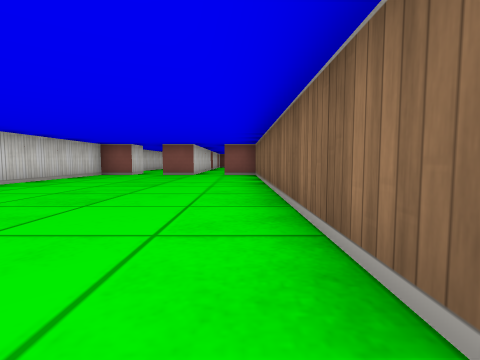
View 1 (above)

16 first-person views from a walk through a cub3D maze. The camera is about half as high as the walls, tilts 4° down and sees 85° across. The floor is counted in squares. Each view is taken from the middle of a square. On the plan, view 1 faces up. The plan holds only what a view shows up to about 9 squares ahead; the rest is blank.

View 2
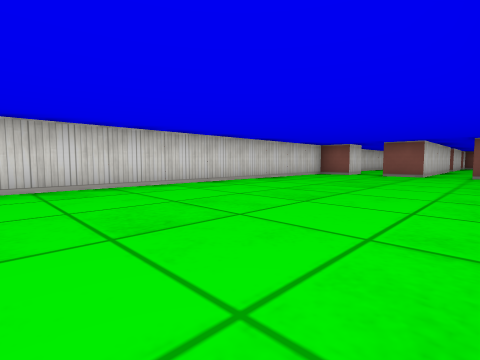

View 3
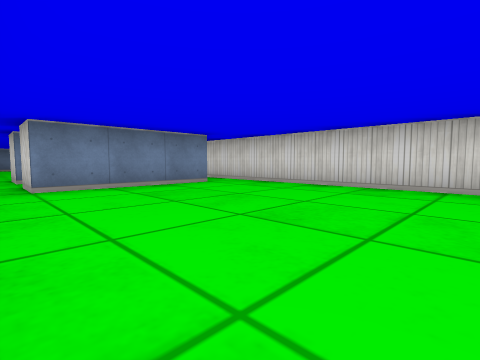

View 4
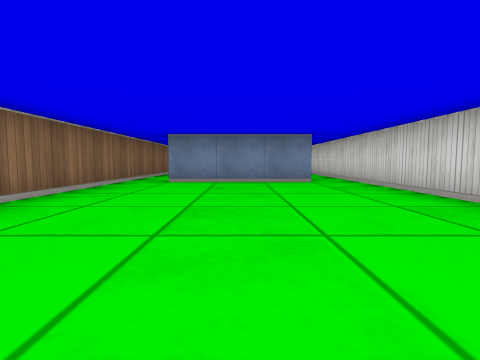

View 5
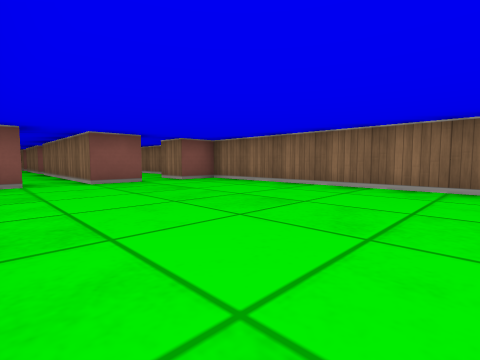

View 6
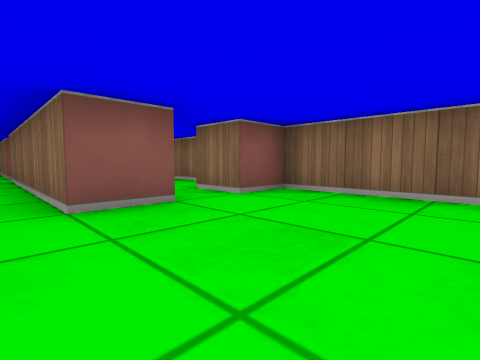

View 7
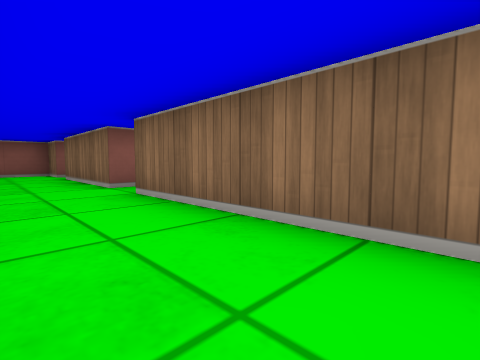

View 8
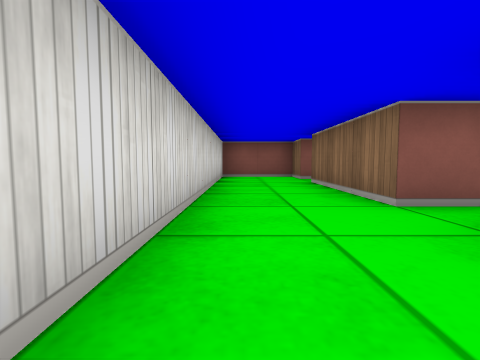

View 9
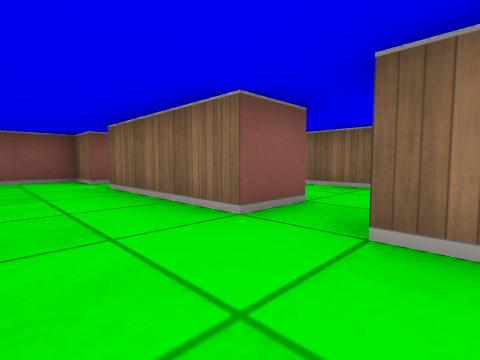

View 10
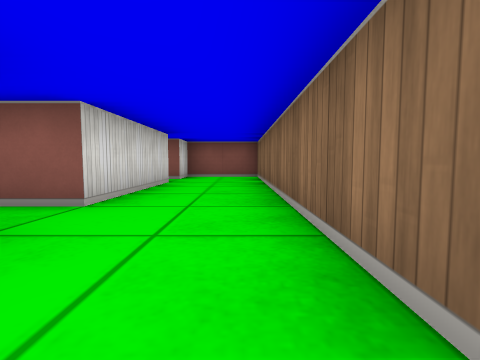

View 11
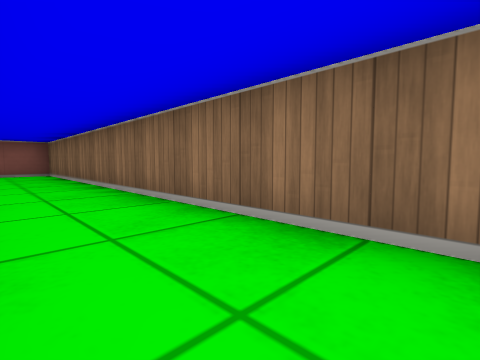

View 12
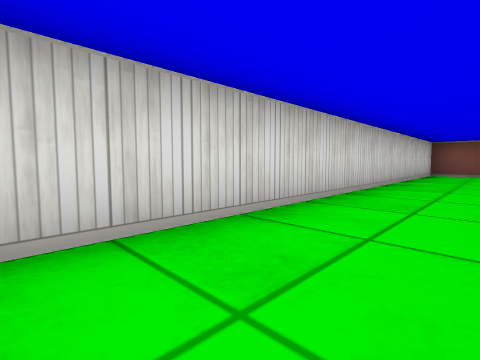

View 13
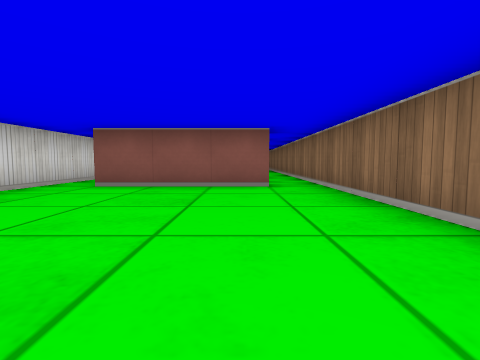

View 14
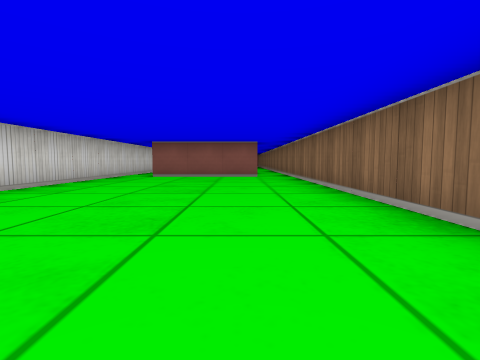

View 15
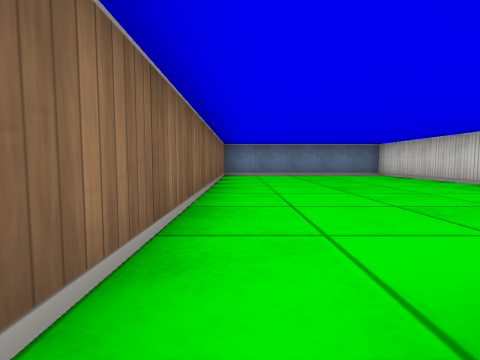

View 16
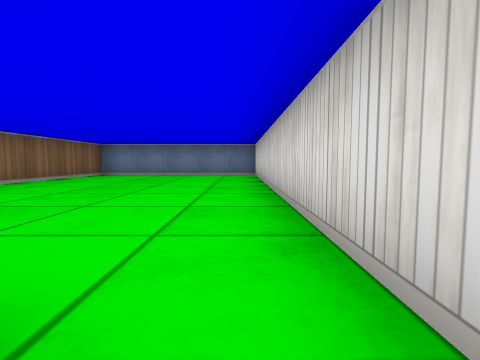

### Floor plan
Ten units are one square. View 1 is at (0, 0); x grows to the right and y downward. Boxes are objects, and circles mark ways between rooms. Rooms are numbered by the first view taken in them; rooms with no view inside come last. Other rooms are left out.
<svg viewBox="-50 -200 60 340">
<path fill="none" stroke="#000" d="M-36 25 -5 25M5 25 5 -85 -5 -85 -5 -95M-35 -92 -35 -85 -45 -85 -45 25M-15 -95 -15 -85 -25 -85 -25 -95M-15 -145 -25 -145 -25 -175M-15 -185 -25 -185 -25 -195 -45 -195 -45 -100M-25 -95 -25 -135M-15 -175 -15 -145M-15 -114 -15 -95M5 -100 5 -195 -15 -195 -15 -185M-5 55 -35 55M-45 55 -45 135 5 135 5 55M-5 45 -5 55M-5 25 -5 35M-45 25 -45 55M5 55 5 25"/>
<circle cx="-30" cy="-100" r="3" fill="#2a7"/>
<circle cx="-10" cy="-90" r="3" fill="#2a7"/>
<circle cx="-40" cy="30" r="3" fill="#2a7"/>
<circle cx="0" cy="30" r="3" fill="#2a7"/>
<circle cx="-20" cy="-140" r="3" fill="#2a7"/>
<circle cx="-20" cy="-180" r="3" fill="#2a7"/>
<circle cx="-40" cy="50" r="3" fill="#2a7"/>
<circle cx="0" cy="50" r="3" fill="#2a7"/>
<text x="-20" y="-30">1</text>
<text x="-30" y="-150">2</text>
<text x="-10" y="-150">3</text>
<text x="-20" y="90">4</text>
<text x="-20" y="40">5</text>
</svg>
Room 1 opens to room 2. Room 1 opens to room 3. Room 1 opens to room 5. Room 2 opens to room 3. Room 4 opens to room 5.

Where each view was taken, in squares from view 1:
view 1: 0 up, 0 right, facing up
view 2: 0 up, 0 right, facing up-left
view 3: 2 up, 0 right, facing down-left
view 4: 3 up, 2 left, facing down
view 5: 3 up, 4 left, facing up-right
view 6: 6 up, 3 left, facing up-right
view 7: 10 up, 4 left, facing up-right
view 8: 12 up, 4 left, facing up
view 9: 13 up, 4 left, facing up-right
view 10: 12 up, 0 right, facing up
view 11: 10 up, 1 left, facing up-right
view 12: 10 up, 3 left, facing up-left
view 13: 10 down, 1 left, facing up
view 14: 13 down, 1 left, facing up
view 15: 5 down, 0 right, facing down
view 16: 5 down, 4 left, facing down
